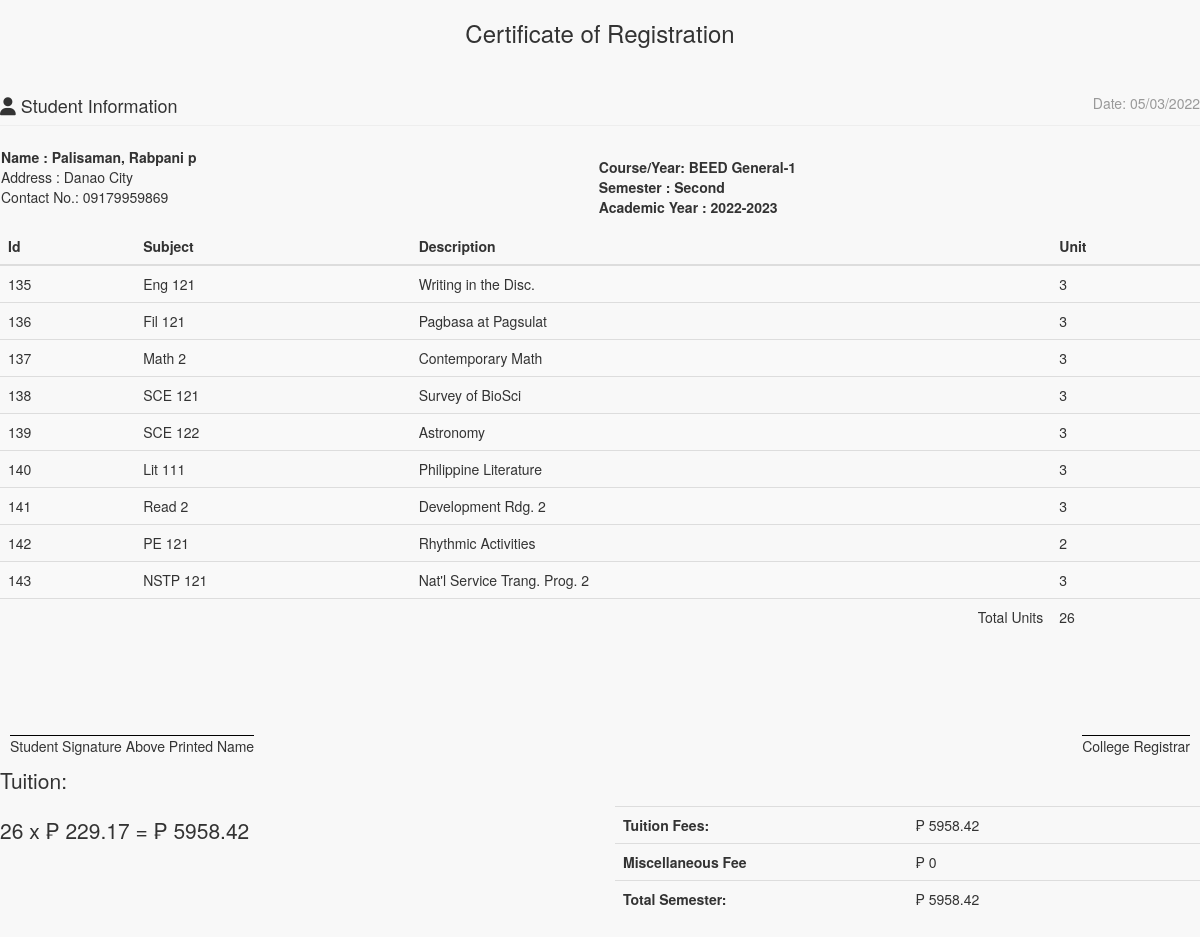
The page /admin/enrollees/statementaccnt.php?IDNO=100000079 on the database its author committed.
### tables this page shows
CREATE TABLE `tblstudent` (
  `S_ID` int(11) NOT NULL,
  `IDNO` int(20) NOT NULL,
  `FNAME` varchar(40) NOT NULL,
  `LNAME` varchar(40) NOT NULL,
  `MNAME` varchar(40) NOT NULL,
  `SEX` varchar(10) NOT NULL DEFAULT 'Male',
  `BDAY` date NOT NULL,
  `BPLACE` text NOT NULL,
  `STATUS` varchar(30) NOT NULL,
  `AGE` int(30) NOT NULL,
  `NATIONALITY` varchar(40) NOT NULL,
  `RELIGION` varchar(255) NOT NULL,
  `CONTACT_NO` varchar(40) NOT NULL,
  `HOME_ADD` text NOT NULL,
  `ACC_USERNAME` varchar(255) NOT NULL,
  `ACC_PASSWORD` text NOT NULL,
  `student_status` text NOT NULL,
  `YEARLEVEL` int(11) NOT NULL,
  `STUDSECTION` int(11) NOT NULL,
  `COURSE_ID` int(11) NOT NULL,
  `STUDPHOTO` varchar(255) NOT NULL,
  `SEMESTER` varchar(30) NOT NULL,
  `SYEAR` varchar(30) NOT NULL,
  `NewEnrollees` tinyint(1) NOT NULL
);

CREATE TABLE `course` (
  `COURSE_ID` int(11) NOT NULL,
  `COURSE_NAME` varchar(30) NOT NULL,
  `COURSE_LEVEL` varchar(50) NOT NULL DEFAULT '1',
  `COURSE_MAJOR` varchar(30) NOT NULL DEFAULT 'None',
  `COURSE_DESC` varchar(255) NOT NULL,
  `DEPT_ID` int(11) NOT NULL,
  `SETSEMESTER` varchar(90) NOT NULL
);

CREATE TABLE `subject` (
  `SUBJ_ID` int(11) NOT NULL,
  `SUBJ_CODE` varchar(30) NOT NULL,
  `SUBJ_DESCRIPTION` varchar(255) NOT NULL,
  `UNIT` int(2) NOT NULL,
  `COURSE_ID` int(11) NOT NULL,
  `SEMESTER` varchar(20) NOT NULL
);

### include/database.php (called while the page is built, shortened)
<?php
class Database {
	var $sql_string = '';
	public $conn;
	public function open_connection() {
		$this->conn = mysqli_connect(server,user,pass);
		if(!$this->conn){
			echo "Problem in database connection! Contact administrator!";
			exit();
		}else{
			$db_select = mysqli_select_db($this->conn,database_name);
		}
	}
	function setQuery($sql='') {
		$this->sql_string=$sql;
	}
	function executeQuery() {
		$result = mysqli_query($this->conn,$this->sql_string);
		return $result;
	}
	private function confirm_query($result) {
		return $result;
	}
	function loadResultList( $key='' ) {
		$cur = $this->executeQuery();
		$array = array();
		while ($row = mysqli_fetch_object($cur)) {
			if ($key) {
				$array[$row->$key] = $row;
			} else {
				$array[] = $row;
			}
		}
		return $array;
	}
	function loadSingleResult() {
		$cur = $this->executeQuery();
		while ($row = mysqli_fetch_object($cur)) {
		return $data = $row;
		}
	}
}
$mydb = new Database();
?>

### include/students.php (called while the page is built, shortened)
<?php
require_once(LIB_PATH.DS.'database.php');
class Student {
	protected static  $tblname = "tblstudent";
	function single_student($id=""){
			global $mydb;
			$mydb->setQuery("SELECT * FROM ".self::$tblname."
				Where IDNO= '{$id}' LIMIT 1");
			$cur = $mydb->loadSingleResult();
			return $cur;
	}
}
?>

### include/courses.php (called while the page is built, shortened)
<?php
require_once(LIB_PATH.DS.'database.php');
class Course {
	protected static  $tblname = "course";
	function single_course($id=""){
			global $mydb;
			$mydb->setQuery("SELECT * FROM ".self::$tblname."
				Where COURSE_ID= '{$id}' LIMIT 1");
			$cur = $mydb->loadSingleResult();
			return $cur;
	}
}
?>

### admin/enrollees/statementaccnt.php (the view, shortened to what this page needs)
<?php
require_once("../../include/initialize.php");
?>
<!DOCTYPE html>
<html>
<head>
  <link href="<?php echo web_root; ?>admin/css/bootstrap.min.css" rel="stylesheet">
    <link href="<?php echo web_root; ?>admin/css/metisMenu.min.css" rel="stylesheet">
    <link href="<?php echo web_root; ?>admin/css/timeline.css" rel="stylesheet">
    <link href="<?php echo web_root; ?>admin/css/sb-admin-2.css" rel="stylesheet">
   <link href="<?php echo web_root; ?>admin/css/morris.css" rel="stylesheet">
    <link href="<?php echo web_root; ?>admin/font/css/font-awesome.min.css" rel="stylesheet" type="text/css">
  <link href="<?php echo web_root; ?>admin/font/font-awesome.min.css" rel="stylesheet" type="text/css">
    <link href="<?php echo web_root; ?>admin/css/dataTables.bootstrap.css" rel="stylesheet">
<link href="<?php echo web_root; ?>css/bootstrap-datetimepicker.min.css" rel="stylesheet" media="screen">
 <link href="<?php echo web_root; ?>css/datepicker.css" rel="stylesheet" media="screen">
 <link href="<?php echo web_root; ?>admin/css/costum.css" rel="stylesheet">
</head>
<body onload="window.print();">
<div class="wrapper">
    <section class="invoice">
      <div class="row">
        <h3 align="center">Certificate of Registration</h3>
      </div>
      <div class="row">
        <div class="col-xs-12">
          <h4 class="page-header">
            <i class="fa fa-user"></i> Student Information
            <small class="pull-right">Date: <?php echo date('m/d/Y'); ?></small>
          </h4>
        </div>
      </div>
      <?php
      $student = New Student();
      $stud = $student->single_student($_GET['IDNO']);
      ?>
      <table>
        <tr>
          <td width="75%" colspan="2" >
            <address>
            <b>Name : <?php echo $stud->LNAME. ', ' .$stud->FNAME .' ' .$stud->MNAME;?></b><br>
            Address : <?php echo $stud->HOME_ADD;?><br>
            Contact No.: <?php echo $stud->CONTACT_NO;?><br>
          </address>
          </td>
          <td >
             <b>Course/Year:  <?php
            $course = New Course();
            $singlecourse = $course->single_course($stud->COURSE_ID);
            echo $_SESSION['COURSE_YEAR'] = $singlecourse->COURSE_NAME.'-'.$singlecourse->COURSE_LEVEL;
            ?></b><br>
          <b>Semester : <?php echo $_SESSION['SEMESTER']; ?></b> <br/>
          <b>Academic Year : <?php echo $_SESSION['SY']; ?></b>
          </td>
        </tr>
      </table>
<?php
  if (isset($_SESSION['admingvCart'])){
?>
<div class="row">
  <div class="col-xs-12 table-responsive">
    <table class="table table-striped">
      <thead>
      <tr>
        <th>Id</th>
        <th>Subject</th>
        <th>Description</th>
        <th>Unit</th>
      </tr>
      </thead>
      <tbody>
      <?php
        $totunit = 0;
             $count_cart = count($_SESSION['admingvCart']);
                for ($i=0; $i < $count_cart  ; $i++) {
                    $query = "SELECT * FROM `subject` s, `course` c WHERE s.COURSE_ID=c.COURSE_ID AND SUBJ_ID=" . $_SESSION['admingvCart'][$i]['subjectid'];
                     $mydb->setQuery($query);
                     $cur = $mydb->loadResultList();
                      foreach ($cur as $result) {
                         echo '<tr>';
                          echo '<td>' . $result->SUBJ_ID.'</a></td>';
                          echo '<td>'. $result->SUBJ_CODE.'</td>';
                          echo '<td>'. $result->SUBJ_DESCRIPTION.'</td>';
                          echo '<td>' . $result->UNIT.'</a></td>';
                          echo '</tr>';
                          $totunit +=  $result->UNIT;
                      }
                }
          ?>
      </tbody>
     </table>
<?php
}else{
?>
    <table class="table table-striped">
      <thead>
      <tr>
        <th>Id</th>
        <th>Subject</th>
        <th>Description</th>
        <th>Unit</th>
      </tr>
      </thead>
      <tbody>
      <?php
       $totunit = 0;
      $mydb->setQuery("SELECT * FROM `subject` s, `course` c
        WHERE s.COURSE_ID=c.COURSE_ID AND s.COURSE_ID=".$_SESSION['COURSEID']." AND SEMESTER='".$_SESSION['SEMESTER']."'");
      $cur = $mydb->loadResultList();
      foreach ($cur as $result) {
        echo '<tr>';
        echo '<td>'.$result->SUBJ_ID.'</td>';
        echo '<td>'.$result->SUBJ_CODE.'</td>';
        echo '<td>'.$result->SUBJ_DESCRIPTION.'</td>';
        echo '<td>'.$result->UNIT.'</td>';
        echo '</tr>';
        $totunit +=  $result->UNIT;
      }
      ?>
      <tr>
      <td colspan="3" align="right" >Total Units</td>
      <td><?php echo $totunit;?></td>
      </tr>
      </tbody>
    </table>
     <div
                        style='display: flex; align-items: center; justify-content: space-between; padding: 0 1rem; margin-top: 100px'>
                        <p style='border-top: 1px solid black'>Student Signature Above Printed Name</p>
                        <p style='border-top: 1px solid black; text-align: center'>College Registrar</p>
                    </div>
<?php
}
?>
   <div class="row">
        <div class="col-xs-6">
          <p class="lead">Tuition:</p>
        <p class="lead">
          <?php
           $perunit = 229.17;
           $entrancefee = 0;
           $subtot = $totunit * $perunit;
           $totsem = $entrancefee + $subtot;
           echo $totunit .' x  &#8369 ' . $perunit . ' =  &#8369 ' . $subtot ;
           ?>
          </p>
        </div>
        <div class="col-xs-6">
         <br/>
         <br/>
            <table class="table">
              <tr>
                <th style="width:50%">Tuition Fees:</th>
                <td>  &#8369 <?php echo  $subtot; ?></td>
              </tr>
              <tr>
                <th>Miscellaneous Fee</th>
                <td>  &#8369 <?php echo  $entrancefee  ; ?></td>
              </tr>
              <tr>
                <th>Total Semester:</th>
                <td>  &#8369 <?php echo  $totsem; ?>
                </td>
              </tr>
            </table>
          </div>
      </div>
    </section>
    </div>
 </body>
 </html>

### admin/css/sb-admin-2.css (style rules this page uses)
body { background-color: #f8f8f8; }

### rows shown on the page
tblstudent: LNAME "Palisaman", FNAME "Rabpani", MNAME "p", HOME_ADD "Danao City", CONTACT_NO "09179959869"
course: COURSE_NAME+COURSE_LEVEL "BEED General-1"
subject: SUBJ_ID "135", SUBJ_CODE "Eng 121", SUBJ_DESCRIPTION "Writing in the Disc.", UNIT "3"
subject: SUBJ_ID "136", SUBJ_CODE "Fil 121", SUBJ_DESCRIPTION "Pagbasa at Pagsulat", UNIT "3"
subject: SUBJ_ID "137", SUBJ_CODE "Math 2", SUBJ_DESCRIPTION "Contemporary Math", UNIT "3"
subject: SUBJ_ID "138", SUBJ_CODE "SCE 121", SUBJ_DESCRIPTION "Survey of BioSci", UNIT "3"
subject: SUBJ_ID "139", SUBJ_CODE "SCE 122", SUBJ_DESCRIPTION "Astronomy", UNIT "3"
subject: SUBJ_ID "140", SUBJ_CODE "Lit 111", SUBJ_DESCRIPTION "Philippine Literature", UNIT "3"
subject: SUBJ_ID "141", SUBJ_CODE "Read 2", SUBJ_DESCRIPTION "Development Rdg. 2", UNIT "3"
subject: SUBJ_ID "142", SUBJ_CODE "PE 121", SUBJ_DESCRIPTION "Rhythmic Activities", UNIT "2"
subject: SUBJ_ID "143", SUBJ_CODE "NSTP 121", SUBJ_DESCRIPTION "Nat'l Service Trang. Prog. 2", UNIT "3"

### other values the page prints
$_SESSION['SEMESTER'] "Second"
$_SESSION['SY'] "2022-2023"
$totunit "26"
$perunit "229.17"
$subtot "5958.42"
$entrancefee "0"
$totsem "5958.42"
